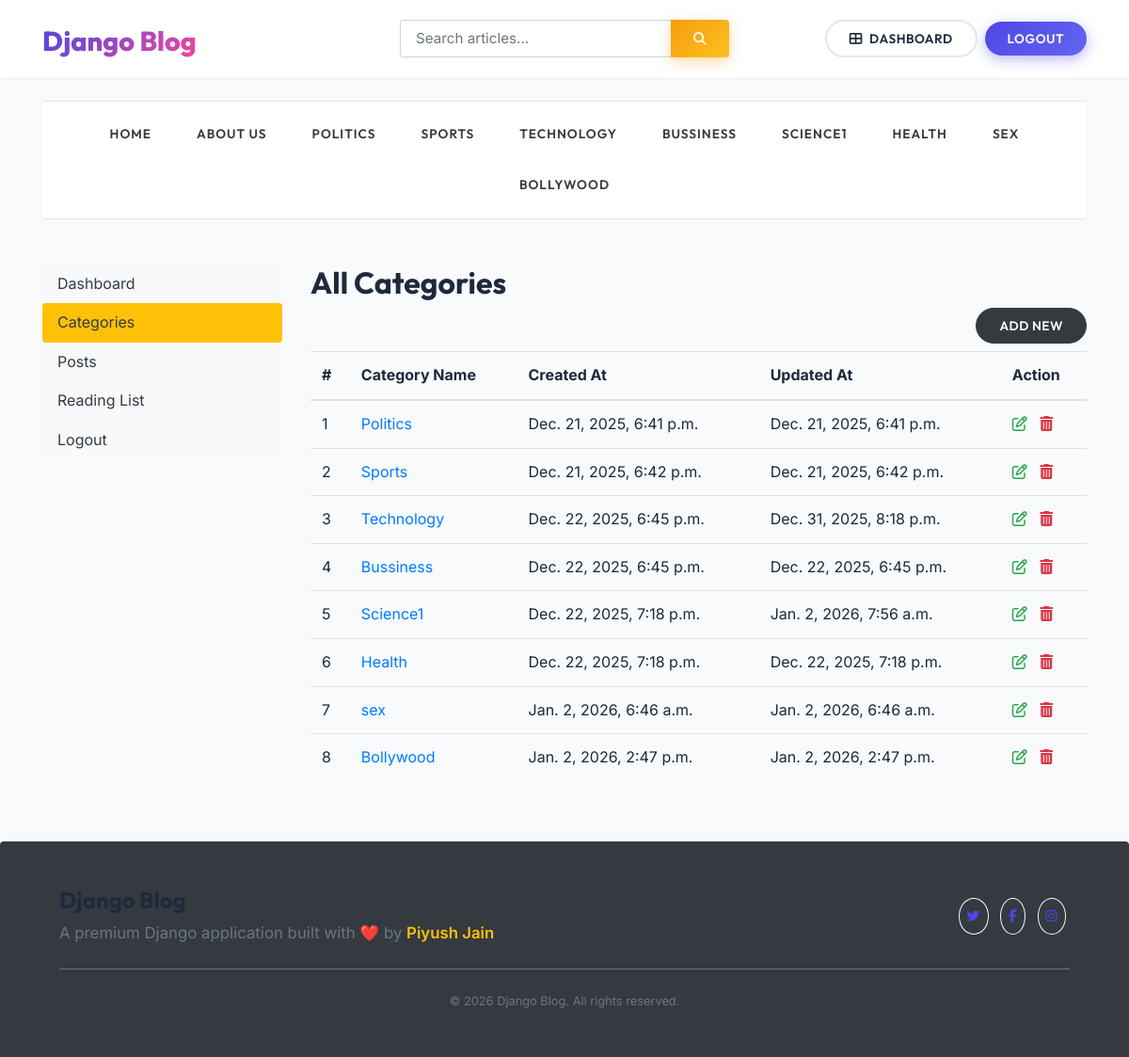
The page /dashboard/categories/ (signed in) on the database as committed earlier.
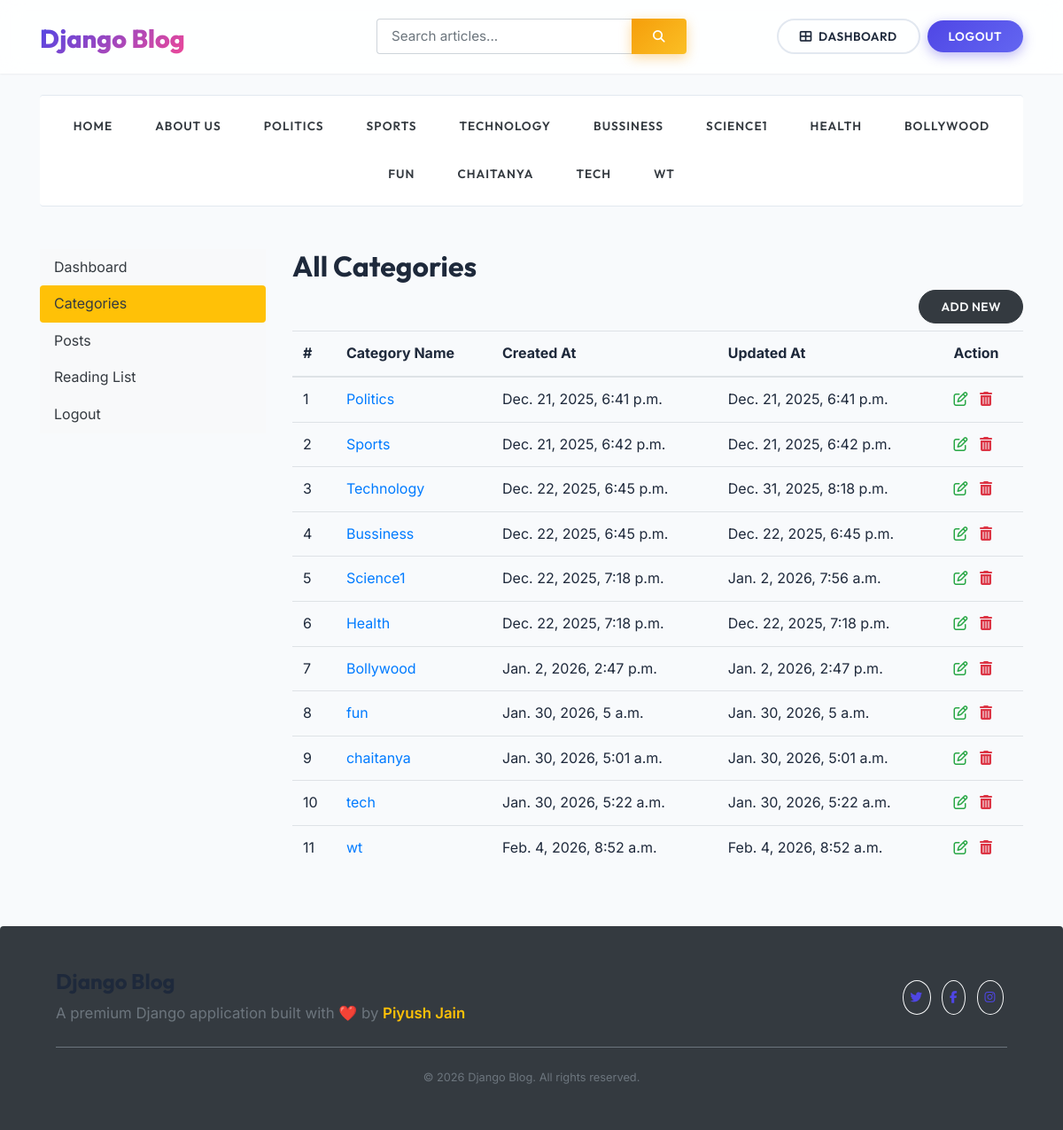
The same page on the database as committed later.
### blogs/models.py (models this page shows)
class Category(models.Model):
    Category_name = models.CharField(max_length=50, unique=True)
    created_at = models.DateTimeField(auto_now_add=True)
    updated_at = models.DateTimeField(auto_now=True)
    class Meta:
        verbose_name_plural = 'categories'
    def __str__(self):
        return self.Category_name

### dashboards/views.py (the view)
# urls.py: path('categories/', views.categories, name='categories'),
@login_required(login_url='login')
def categories(request):
    return render(request, 'dashboard/categories.html')

### blogs/context_processors.py (called while the page is built)
def get_categories(request):
    categories = Category.objects.all()
    return dict(categories = categories)

def get_social_links(request):
    social_links= SocialLinks.objects.all()
    return dict(social_links = social_links)

### templates/dashboard/categories.html (shortened to what this page needs)
{% extends 'base.html' %}
{% block content %}
<div class ="row">
{% include 'dashboard/sidebar.html' %}
    <div class="col-md-9">
        <h2>All Categories </h2>
        <a href="{% url 'add_category' %}"class ="btn btn-dark text-light float-right mb-2"> Add New</a>
        <table class="table table-hover">
  <thead>
    <tr>
      <th>#</th>
      <th>Category Name</th>
      <th>Created At</th>
      <th>Updated At</th>
      <th>Action</th>
    </tr>
  </thead>
  <tbody>
    {% for cat in categories %}
    <tr>
      <td>{{forloop.counter }}</td>
      <td>
  <a href="{% url 'posts_by_category' cat.id %}">
    {{ cat }}
  </a>
</td>
      <td>{{cat.created_at}}</td>
      <td>{{cat.updated_at}}</td>
      <td>
        <a href="{% url 'edit_category' cat.id%}"><i class="fa fa-edit text-success"></i></a>
        <a href="{% url 'delete_category' cat.id%}"><i class="fa fa-trash  text-danger"></i></a>
      </td>
    </tr>
    {% endfor%}
  </tbody>
</table>
</div>
</div>
{% endblock %}

### templates/base.html (shortened to what this page needs)
{% load static %}
<!DOCTYPE html>
<html lang="en">
<head>
    <link href="https://getbootstrap.com/docs/4.0/dist/css/bootstrap.min.css" rel="stylesheet">
    <link rel="stylesheet" href="https://cdnjs.cloudflare.com/ajax/libs/font-awesome/4.7.0/css/font-awesome.min.css">
    <link href="{% static 'css/blog.css' %}" rel="stylesheet">
</head>
<body>
<div class="glass-nav py-3 mb-4">
    <div class="container">
        <header class="row flex-nowrap justify-content-between align-items-center">
            <div class="col-4 pt-1">
                <a class="blog-header-logo" href="{% url 'home' %}">Django Blog</a>
            </div>
            <div class="col-4">
                <form action="{% url 'search' %}" method="GET" class="w-100">
                    <div class="input-group drop-shadow-sm">
                        <input class="form-control border-right-0 form-control-lg rounded-left"
                               type="text"
                               name="keyword"
                               placeholder="Search articles..."
                               aria-label="Search articles"
                               style="font-family: var(--font-body); font-size: 0.95rem;">
                        <div class="input-group-append">
                            <button class="btn btn-warning rounded-right px-4" type="submit" style="border-top-left-radius: 0; border-bottom-left-radius: 0;">
                                <i class="fa fa-search"></i>
                            </button>
                        </div>
                    </div>
                </form>
            </div>
            {% if not user.is_authenticated %}
            <div class="col-4 d-flex justify-content-end align-items-center">
                <a class="btn btn-outline-secondary mr-2" href="{% url 'register' %}">Register</a>
                <a class="btn btn-primary px-4" href="{% url 'login' %}">Log In</a>
            </div>
            {% else %}
            <div class="col-4 d-flex justify-content-end align-items-center">
                <a href="{% url 'dashboard' %}" class="btn btn-outline-secondary mr-2">
                    <i class="fa fa-th-large mr-1"></i> Dashboard
                </a>
                <a href="{% url 'logout' %}" class="btn btn-primary px-4">Logout</a>
            </div>
            {% endif %}
        </header>
    </div>
</div>
<div class="container">
    <div class="category-nav py-2 shadow-sm rounded mb-5">
        <nav class="nav d-flex justify-content-center text-center">
            <a class="p-3 text-dark mx-2" href="{% url 'home' %}">HOME</a>
            <a class="p-3 text-dark mx-2" href="{% url 'about_page' %}">ABOUT US</a>
            {% for i in categories %}
            <a class="p-3 text-dark mx-2" href="{% url 'posts_by_category' i.id %}">
                {{ i.Category_name }}
            </a>
            {% endfor %}
        </nav>
    </div>
    {% block content %}
    {% endblock %}
</div>
<footer class="blog-footer bg-dark text-white rounded-top mt-5 p-5">
    <div class="container text-center">
        <div class="row align-items-center">
            <div class="col-md-6 text-md-left mb-3 mb-md-0">
                <h4 class="font-weight-bold" style="font-family: var(--font-heading);">Django Blog</h4>
                <p class="mb-0 text-muted">A premium Django application built with ❤️ by <a href="#" class="text-warning">Piyush Jain</a></p>
            </div>
            <div class="col-md-6 text-md-right">
                <a href="#" class="btn btn-outline-light rounded-circle p-2 mx-1"><i class="fa fa-twitter"></i></a>
                <a href="#" class="btn btn-outline-light rounded-circle p-2 mx-1"><i class="fa fa-facebook"></i></a>
                <a href="#" class="btn btn-outline-light rounded-circle p-2 mx-1"><i class="fa fa-instagram"></i></a>
            </div>
        </div>
        <hr class="my-4 bg-secondary border-0" style="height: 1px;">
        <p class="small text-muted mb-0">© {% now "Y" %} Django Blog. All rights reserved.</p>
    </div>
</footer>
</body>
</html>

### templates/dashboard/sidebar.html
<div class="col-md-3">
        <div class="nav flex-column nav-pills bg-light" aria-orientation="vertical">
            <a href="{%url 'dashboard' %}"class="nav-link text-dark {% if '/dashboard/' == request.path %}bg-warning{%endif%}">Dashboard</a>
            <a href="{%url 'categories' %}"class="nav-link text-dark {% if '/categories/' in request.path %}bg-warning{%endif%}">Categories</a>
            <a href="{%url 'posts' %}"class="nav-link text-dark {% if '/posts/' in request.path %}bg-warning{%endif%}">Posts</a>
            <a href="{% url 'bookmarked_list' %}" class="nav-link text-dark {% if '/bookmarks/' in request.path %}bg-warning{%endif%}">Reading List</a>
            <a href="{% url 'logout' %}" class="nav-link text-dark">Logout</a>
        </div>
    </div>

### blog_main/static/css/blog.css (style rules this page uses)
:root { --primary: #4f46e5; --primary-hover: #4338ca; --secondary: #ec4899; --dark: #1e293b; --light: #f8fafc; --muted: #64748b; --border: #e2e8f0; --bg-body: #f8fafc; --bg-card: #ffffff; --shadow-sm: 0 1px 2px 0 rgba(0, 0, 0, 0.05); --shadow-md: 0 4px 6px -1px rgba(0, 0, 0, 0.1), 0 2px 4px -1px rgba(0, 0, 0, 0.06); --shadow-lg: 0 10px 15px -3px rgba(0, 0, 0, 0.1), 0 4px 6px -2px rgba(0, 0, 0, 0.05); --shadow-hover: 0 20px 25px -5px rgba(0, 0, 0, 0.1), 0 10px 10px -5px rgba(0, 0, 0, 0.04); --font-heading: 'Outfit', sans-serif; --font-body: 'Inter', sans-serif; --transition: all 0.3s cubic-bezier(0.4, 0, 0.2, 1); }
body { font-family: var(--font-body); background-color: var(--bg-body); color: var(--dark); line-height: 1.6; }
h1, h2, h3, h4, h5, h6 { font-family: var(--font-heading); font-weight: 700; color: var(--dark); }
p { font-size: 1.05rem; }
.glass-nav { background: rgba(255, 255, 255, 0.85); backdrop-filter: blur(12px); -webkit-backdrop-filter: blur(12px); border-bottom: 1px solid rgba(255,255,255,0.3); position: sticky; top: 0; z-index: 1000; box-shadow: var(--shadow-sm); }
.blog-header-logo { font-family: var(--font-heading); font-size: 1.8rem; font-weight: 800; background: linear-gradient(135deg, var(--primary), var(--secondary)); -webkit-background-clip: text; -webkit-text-fill-color: transparent; text-decoration: none; }
.btn { font-family: var(--font-heading); font-weight: 600; border-radius: 50rem; padding: 0.5rem 1.5rem; transition: var(--transition); text-transform: uppercase; letter-spacing: 0.5px; font-size: 0.85rem; }
.btn-primary { background: linear-gradient(135deg, var(--primary), #6366f1); border: none; box-shadow: 0 4px 14px 0 rgba(79, 70, 229, 0.39); }
.btn-warning { background: linear-gradient(135deg, #f59e0b, #fbbf24); color: white; border: none; box-shadow: 0 4px 14px 0 rgba(245, 158, 11, 0.39); }
.btn-outline-secondary { border: 2px solid var(--border); color: var(--dark); }
.category-nav { border-top: 1px solid var(--border); border-bottom: 1px solid var(--border); background: white; margin-bottom: 3rem; }
.category-nav a { font-family: var(--font-heading); font-weight: 600; text-transform: uppercase; font-size: 0.85rem; letter-spacing: 1px; }
.blog-footer { padding: 3rem 0; color: var(--muted); text-align: center; background-color: var(--dark); color: white; margin-top: 5rem; }
.blog-footer a { color: var(--primary); text-decoration: none; font-weight: 600; }

Rows that differ between the two databases and show on the page:
removed Category: Category_name "SEX", Category_name "sex", created_at "Jan. 2, 2026, 6:46 a.m.", updated_at "Jan. 2, 2026, 6:46 a.m."
added Category: Category_name "FUN", Category_name "fun", created_at "Jan. 30, 2026, 5 a.m.", updated_at "Jan. 30, 2026, 5 a.m."
added Category: Category_name "CHAITANYA", Category_name "chaitanya", created_at "Jan. 30, 2026, 5:01 a.m.", updated_at "Jan. 30, 2026, 5:01 a.m."
added Category: Category_name "TECH", Category_name "tech", created_at "Jan. 30, 2026, 5:22 a.m.", updated_at "Jan. 30, 2026, 5:22 a.m."
added Category: Category_name "WT", Category_name "wt", created_at "Feb. 4, 2026, 8:52 a.m.", updated_at "Feb. 4, 2026, 8:52 a.m."
